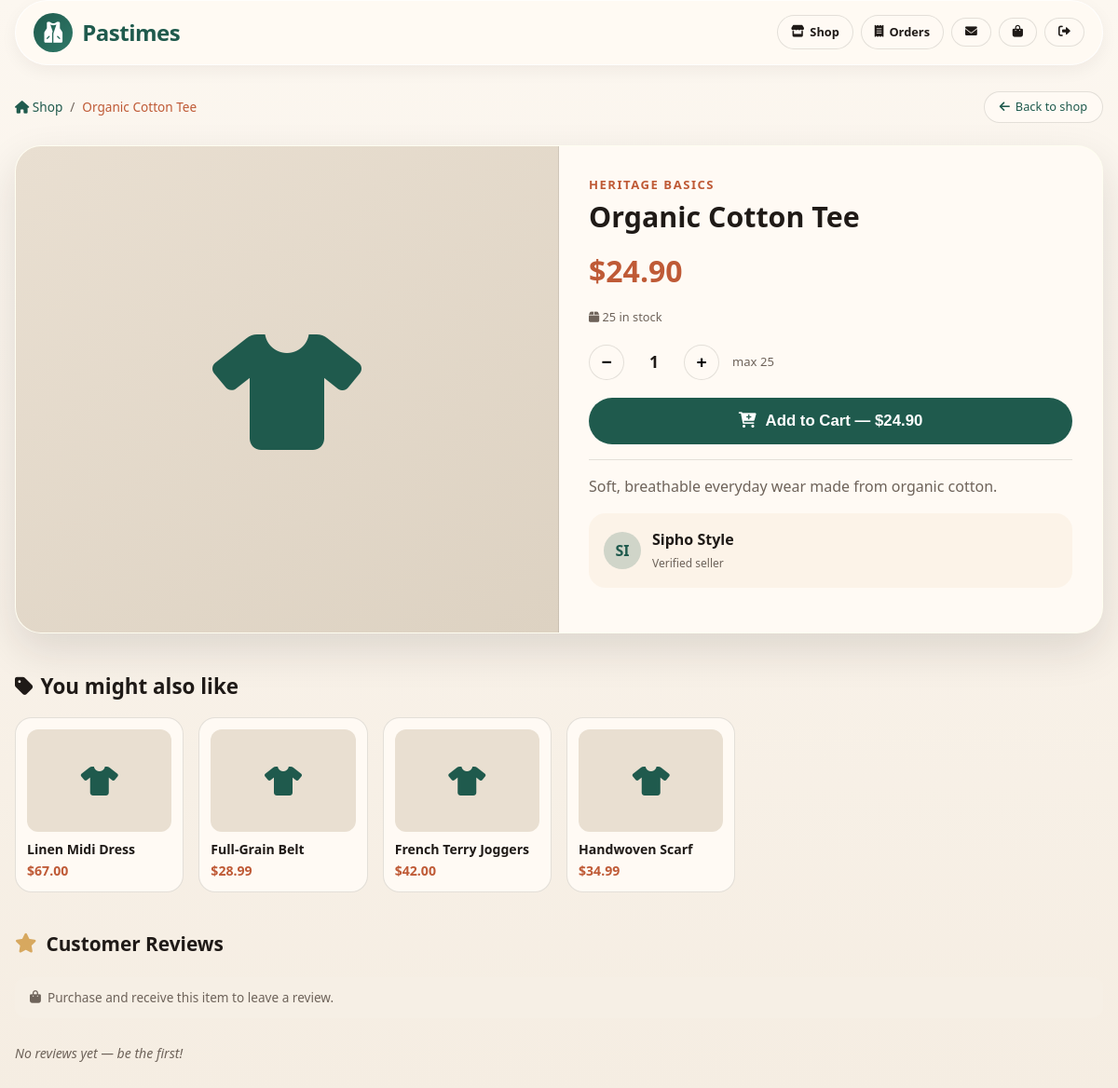
/pages/product.php?id=1 (signed in), run on the app's committed database.
### tables this page shows
CREATE TABLE `tblclothes` (
  `product_id` int(11) NOT NULL COMMENT 'AUTO_INCREMENT',
  `user_id` int(11) NOT NULL,
  `seller_id` int(11) DEFAULT NULL,
  `name` varchar(100) NOT NULL,
  `description` text NOT NULL,
  `price` decimal(10,2) NOT NULL,
  `image` varchar(255) NOT NULL DEFAULT 'placeholder-clothing.jpg',
  `brand` varchar(100) DEFAULT NULL,
  `stock` int(11) DEFAULT 0,
  `created_at` timestamp NULL DEFAULT current_timestamp()
);

### pages/product.php (the view, shortened to what this page needs)
<?php
require_once __DIR__ . "/../config/DBConn.php";
$user_id = (int)$_SESSION["user_id"];
$product_id = (int)($_GET["id"] ?? 0);
$product = null;
if ($product_id > 0) {
    $pStmt = mysqli_prepare($conn,
        "SELECT p.product_id, p.name, p.brand, p.description, p.price, p.stock, p.image,
                COALESCE(s.brand_name, 'Pastimes') AS seller_name
         FROM tblclothes p
         LEFT JOIN tblseller s ON p.seller_id = s.seller_id
         WHERE p.product_id = ?
         LIMIT 1"
    );
    if ($pStmt) {
        mysqli_stmt_bind_param($pStmt, "i", $product_id);
        mysqli_stmt_execute($pStmt);
        $product = mysqli_fetch_assoc(mysqli_stmt_get_result($pStmt));
    }
}
$related = [];
$rStmt = mysqli_prepare($conn,
    "SELECT product_id, name, price, image FROM tblclothes WHERE product_id <> ? AND stock > 0 ORDER BY created_at DESC LIMIT 4"
);
if ($rStmt) {
    mysqli_stmt_bind_param($rStmt, "i", $product_id);
    mysqli_stmt_execute($rStmt);
    $rResult = mysqli_stmt_get_result($rStmt);
    while ($row = mysqli_fetch_assoc($rResult)) $related[] = $row;
}
mysqli_query($conn, "CREATE TABLE IF NOT EXISTS tblreview (
    review_id  INT AUTO_INCREMENT PRIMARY KEY,
    product_id INT NOT NULL,
    user_id    INT NOT NULL,
    rating     TINYINT NOT NULL,
    comment    TEXT,
    created_at TIMESTAMP DEFAULT CURRENT_TIMESTAMP,
    UNIQUE KEY one_per_user (product_id, user_id)
) ENGINE=InnoDB DEFAULT CHARSET=utf8mb4");
$reviews     = [];
$canReview   = false;
$hasReviewed = false;
$eligStmt = mysqli_prepare($conn,
    "SELECT 1 FROM tblorder o
     JOIN tblorderline ol ON o.order_id = ol.order_id
     WHERE o.user_id = ? AND ol.product_id = ? AND o.status = 'delivered'
     LIMIT 1"
);
if ($eligStmt) {
    mysqli_stmt_bind_param($eligStmt, "ii", $user_id, $product_id);
    mysqli_stmt_execute($eligStmt);
    $canReview = mysqli_num_rows(mysqli_stmt_get_result($eligStmt)) > 0;
}
$hasImg = !empty($product["image"]) && $product["image"] !== "placeholder-clothing.jpg"
          && file_exists(__DIR__ . "/../uploads/" . $product["image"]);
?>
<!DOCTYPE html>
<html lang="en">
<head>
  <link rel="stylesheet" href="https://cdnjs.cloudflare.com/ajax/libs/font-awesome/6.0.0-beta3/css/all.min.css">
</head>
<body>
<div class="wrap">
  <header class="top-bar">
    <a class="logo-area" href="shop.php">
      <div class="logo-icon"><i class="fas fa-vest"></i></div>
      <div><span class="logo-text">Pastimes</span></div>
    </a>
    <div class="nav-actions">
      <a class="nav-btn" href="shop.php"><i class="fas fa-store"></i> Shop</a>
      <a class="nav-btn" href="my_orders.php"><i class="fas fa-receipt"></i> Orders</a>
      <a class="nav-btn" href="messages.php"><i class="fas fa-envelope"></i></a>
      <a class="nav-btn" href="checkout.php">
        <i class="fas fa-shopping-bag"></i>
      </a>
      <a class="nav-btn" href="logout.php"><i class="fas fa-sign-out-alt"></i></a>
    </div>
  </header>
  <div class="breadcrumb">
    <a href="shop.php"><i class="fas fa-home"></i> Shop</a>
    <span>/</span>
    <span style="color:var(--rust);font-weight:500"><?php echo htmlspecialchars($product["name"]); ?></span>
    <div style="margin-left:auto">
      <a href="shop.php" class="back-btn"><i class="fas fa-arrow-left"></i> Back to shop</a>
    </div>
  </div>
  <div class="product-box">
    <div class="product-grid">
      <div class="gallery">
        <?php if ($hasImg): ?>
          <img src="../uploads/<?php echo htmlspecialchars($product["image"]); ?>"
               alt="<?php echo htmlspecialchars($product["name"]); ?>">
        <?php else: ?>
          <div class="gallery-icon"><i class="fas fa-tshirt"></i></div>
        <?php endif; ?>
      </div>
      <div class="info">
        <div class="brand"><?php echo htmlspecialchars($product["brand"] ?? "Pastimes"); ?></div>
        <h1><?php echo htmlspecialchars($product["name"]); ?></h1>
        <div class="price">$<?php echo number_format((float)$product["price"], 2); ?></div>
        <div class="stock-info">
          <i class="fas fa-box"></i>
          <?php echo (int)$product["stock"]; ?> in stock
        </div>
        <div class="qty-row">
          <button class="qty-btn" id="btnMinus">−</button>
          <span class="qty-val" id="qtyVal">1</span>
          <button class="qty-btn" id="btnPlus">+</button>
          <span style="font-size:.82rem;color:var(--muted)">max <?php echo (int)$product["stock"]; ?></span>
        </div>
        <button class="btn-add" id="btnAddCart">
          <i class="fas fa-cart-plus"></i>
          Add to Cart — $<?php echo number_format((float)$product["price"], 2); ?>
        </button>
        <div class="desc"><?php echo nl2br(htmlspecialchars($product["description"] ?? "")); ?></div>
        <div class="seller-card">
          <div class="seller-av"><?php echo strtoupper(substr($product["seller_name"], 0, 2)); ?></div>
          <div>
            <strong><?php echo htmlspecialchars($product["seller_name"]); ?></strong><br>
            <span style="font-size:.75rem;color:var(--muted)">Verified seller</span>
          </div>
        </div>
      </div>
    </div>
  </div>
  <?php if ($related): ?>
  <div class="related-title"><i class="fas fa-tag"></i> You might also like</div>
  <div class="related-grid">
    <?php foreach ($related as $r):
      $rHasImg = !empty($r["image"]) && $r["image"] !== "placeholder-clothing.jpg"
                 && file_exists(__DIR__ . "/../uploads/" . $r["image"]);
    ?>
    <a class="related-card" href="product.php?id=<?php echo (int)$r["product_id"]; ?>">
      <div class="related-img">
        <?php if ($rHasImg): ?>
          <img src="../uploads/<?php echo htmlspecialchars($r["image"]); ?>" alt="">
        <?php else: ?>
          <i class="fas fa-tshirt" style="font-size:2rem"></i>
        <?php endif; ?>
      </div>
      <div class="related-name"><?php echo htmlspecialchars($r["name"]); ?></div>
      <div class="related-price">$<?php echo number_format((float)$r["price"], 2); ?></div>
    </a>
    <?php endforeach; ?>
  </div>
  <?php endif; ?>
  <section class="reviews-section">
    <h2 class="reviews-title">
      <i class="fas fa-star" style="color:var(--gold)"></i> Customer Reviews
    </h2>
    <?php if ($canReview && !$hasReviewed): ?>
    <div class="review-form-card">
      <h3><i class="fas fa-pen" style="color:var(--forest)"></i> Write a Review</h3>
      <form method="POST" action="submit_review.php">
        <input type="hidden" name="product_id" value="<?php echo $product_id; ?>">
        <div class="star-picker">
          <?php for ($s = 5; $s >= 1; $s--): ?>
            <input type="radio" name="rating" value="<?php echo $s; ?>" id="star<?php echo $s; ?>" <?php echo $s === 5 ? 'required' : ''; ?>>
            <label for="star<?php echo $s; ?>"><i class="fas fa-star"></i></label>
          <?php endfor; ?>
        </div>
        <textarea name="comment" rows="3" placeholder="Share your thoughts about fit, quality, or anything else…"></textarea>
        <button type="submit" class="btn-add" style="width:auto;padding:11px 26px;font-size:.9rem;margin:0">
          <i class="fas fa-paper-plane"></i> Submit Review
        </button>
      </form>
    </div>
    <?php elseif ($canReview && $hasReviewed): ?>
      <p class="review-note"><i class="fas fa-check-circle" style="color:var(--forest)"></i> You have already reviewed this product.</p>
    <?php else: ?>
      <p class="review-note"><i class="fas fa-shopping-bag"></i> Purchase and receive this item to leave a review.</p>
    <?php endif; ?>
    <?php if (!$reviews): ?>
      <p class="review-empty">No reviews yet — be the first!</p>
    <?php endif; ?>
  </section>
</div>
</body>
</html>

### data on the page
tblclothes: name "Organic Cotton Tee", brand "HERITAGE BASICS", price "24.90", stock "25", description "Soft, breathable everyday wear made from organic cotton."
tblclothes: name "Linen Midi Dress", price "67.00"
tblclothes: name "Full-Grain Belt", price "28.99"
tblclothes: name "French Terry Joggers", price "42.00"
tblclothes: name "Handwoven Scarf", price "34.99"

### other printed values
substr($product["seller_name"], 0, 2) "SI"
$product["seller_name"] "Sipho Style"
